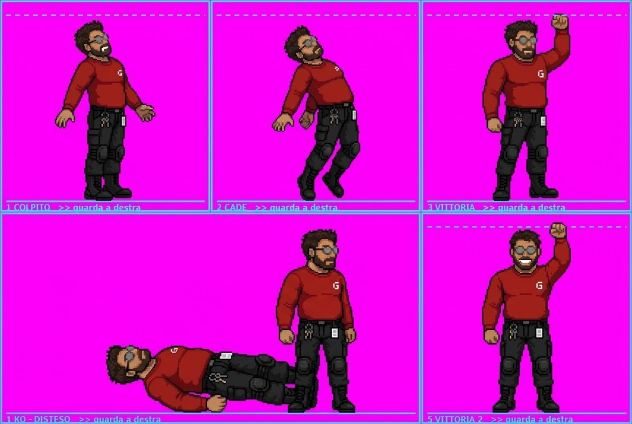
#> input picture assets/characters/beppe/sorgenti/IMG_5475.jpeg, 1264 x 848 px, given in place of beppe-special.png, which was not available (shown at 1/2 size)
$ python build_beppe_special.py
#> lines starting #> are read from the running program, lines starting #| are printed output that depends on the picture; after the words box and inside, x2 and y2 are one past the last pixel; in counts of white or black regions, pixels touching at a corner belong together
### tools/spritekey.py
import numpy as np
from PIL import Image
from scipy import ndimage as nd
def key(path):
    a=np.asarray(Image.open(path).convert('RGB')).astype(np.float32)
    R,G,B=a[...,0],a[...,1],a[...,2]
    m=np.minimum(R,B)-G
    al=np.clip(1-(m-35)/70,0,1)
    s=np.clip(m,0,None)
    out=np.empty(a.shape[:2]+(4,),np.float32)
    out[...,0]=np.clip(R-s,0,255);out[...,1]=G;out[...,2]=np.clip(B-s,0,255);out[...,3]=al*255
    return out
# [14 lines left out: function segs, not called in this run]
def figures(out,minarea=3000):
    msk=out[...,3]>40
    dil=nd.binary_dilation(msk,iterations=3)
    lab,n=nd.label(dil)
    objs=nd.find_objects(lab)
    areas=nd.sum(msk,lab,range(1,n+1))
    big=[i+1 for i in range(n) if areas[i]>=minarea and (objs[i][1].stop-objs[i][1].start)>20 and (objs[i][0].stop-objs[i][0].start)>20]
    cen={b:nd.center_of_mass(msk,lab,b) for b in big}
    assign=np.zeros(n+1,int)
    for i in range(1,n+1):
        if i in big: assign[i]=i;continue
        if areas[i-1]<25: continue
        cy,cx=nd.center_of_mass(msk,lab,i)
        assign[i]=min(big,key=lambda b:(cen[b][0]-cy)**2+(cen[b][1]-cx)**2)
    lab2=assign[lab]
    figs=[]
    for b in big:
        m=(lab2==b)&dil
        ys,xs=np.where(m&msk)
        figs.append(dict(id=b,x0=xs.min(),x1=xs.max(),y0=ys.min(),y1=ys.max(),mask=m))
    figs.sort(key=lambda f:(f['x0']))
    return figs
def crop(out,f,pad=0):
    o=out.copy();o[...,3]*=f['mask']
    return o[f['y0']-pad:f['y1']+1+pad,f['x0']-pad:f['x1']+1+pad]

### tools/clean_white_residue.py
"""Toglie il bianco di sfondo residuo dagli sprite (bordini sul contorno e "buchi" di sfondo rimasti
chiusi tra braccia e busto), senza toccare il bianco del disegno (logo G, cartellino, riflessi).

Regola: si prende ogni zona di pixel chiari e poco saturi; la si rende trasparente se tocca la
trasparenza esterna oppure se e' racchiusa soprattutto dal contorno nero (= sfondo visto in un buco).
Una zona circondata da colori (rosso della maglia, grigio del cartellino) e' disegno e resta.

Uso: python3 tools/clean_white_residue.py assets/characters/beppe/*.png"""
import sys
import numpy as np
from PIL import Image
from scipy import ndimage as nd


def clean(path):
    im = np.asarray(Image.open(path).convert('RGBA')).astype(np.int32)
    R, G, B, A = (im[..., i] for i in range(4))
    mx, mn = np.maximum(np.maximum(R, G), B), np.minimum(np.minimum(R, G), B)
    light = (A > 0) & (mn > 165) & (mx - mn < 45)
    transparent = A < 20
    dark = (A > 128) & (mx < 70)
    lab, n = nd.label(light)
    remove = np.zeros_like(light)
    for i, sl in enumerate(nd.find_objects(lab), 1):
        y0, y1 = max(sl[0].start - 1, 0), sl[0].stop + 1
        x0, x1 = max(sl[1].start - 1, 0), sl[1].stop + 1
        comp = lab[y0:y1, x0:x1] == i
        ring = nd.binary_dilation(comp) & ~comp
        if not ring.any():
            continue
        touches_out = (transparent[y0:y1, x0:x1] & ring).any()
        dark_frac = (dark[y0:y1, x0:x1] & ring).sum() / ring.sum()
        if touches_out or dark_frac > 0.6:
            remove[y0:y1, x0:x1] |= comp
    out = im.copy()
    out[remove] = 0
    Image.fromarray(out.astype(np.uint8), 'RGBA').save(path, optimize=True)
    return int(remove.sum())


# [3 lines that do not run on import are left out]

### tools/build_beppe_special.py
"""Ricostruisce beppe-special.png con l'ordine naturale della mossa:
  0 afferra il bancale in piedi (assets/characters/beppe/sorgenti/Beppe_frame1special.jpeg, specchiato
    perche' gli sprite guardano a destra)
  1 tiene il bancale (2a cella del foglio attuale)
  2 lo spinge via (3a cella del foglio attuale): qui il gioco lancia il bancale
I tre frame vengono centrati sul busto (mediana dei pixel rossi della maglia), piedi sul bordo inferiore.
Rieseguibile: le celle 1 e 2 restano le stesse.  Uso: python3 tools/build_beppe_special.py"""
import os, sys
import numpy as np
from PIL import Image
sys.path.insert(0, os.path.dirname(__file__))
from spritekey import key, figures
from clean_white_residue import clean

SHEET = 'assets/characters/beppe/beppe-special.png'
SRC = 'assets/characters/beppe/sorgenti/Beppe_frame1special.jpeg'
K = 0.35  # testa della stessa grandezza degli altri frame di Beppe


def trim(p):
    ys, xs = np.where(p[..., 3] > 8)
    return p[ys.min():ys.max() + 1, xs.min():xs.max() + 1]


def torso_x(p):
    red = (p[..., 3] > 128) & (p[..., 0] > 100) & (p[..., 0] > 2.2 * p[..., 1]) & (p[..., 0] > 2.2 * p[..., 2])
    return float(np.median(np.where(red)[1]))


cur = np.asarray(Image.open(SHEET).convert('RGBA')).astype(np.float32)
cw = cur.shape[1] // 3
#> cw = 421
hold, push = trim(cur[:, cw:2 * cw]), trim(cur[:, 2 * cw:])

o = key(SRC)
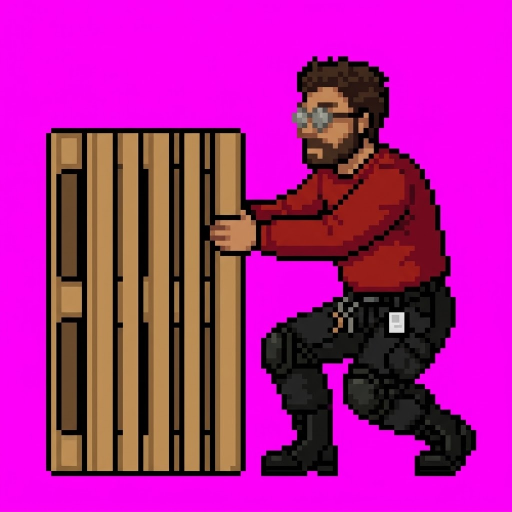
#> input picture assets/characters/beppe/sorgenti/Beppe_frame1special.jpeg, 1024 x 1024 px, found by its file name (shown at 1/2 size)
f = max(figures(o), key=lambda f: (f['x1'] - f['x0']) * (f['y1'] - f['y0']))
#> in figures, `msk=out[...,3]>40`:
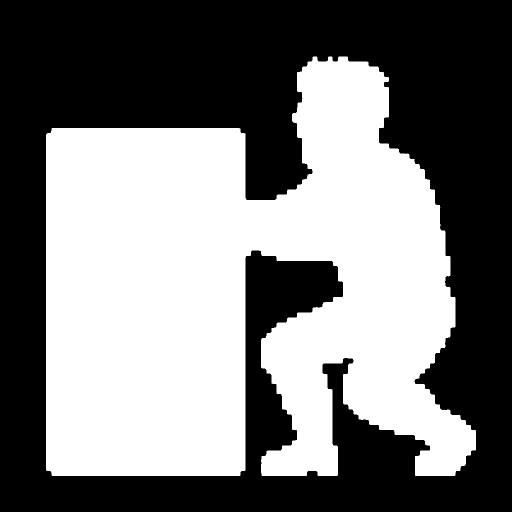
#> msk: shape (1024, 1024) bool (shown at 1/2 size); 47.4% white; 1 white region, box (x1, y1, x2, y2) and area: (92, 113, 952, 952) 497348
#> in figures, `dil=nd.binary_dilation(msk,iterations=3)`: dil: shape (1024, 1024) bool; 49% white; 1 white region, box (x1, y1, x2, y2) and area: (89, 110, 955, 955) 514202
#> in figures, `lab,n=nd.label(dil)`: n = 1
#> in figures, `objs=nd.find_objects(lab)`: objs = 1 item
#> in figures, `areas=nd.sum(msk,lab,range(1,n+1))`: areas = [497348]
#> in figures, `big=[i+1 for i in range(n) if areas[i]>=minarea and (objs[i][1].stop-o..`: big = [1]
#> in figures, `cen={b:nd.center_of_mass(msk,lab,b) for b in big}`: cen = {1: (583.6, 479.7)}
#> after the loop in figures, `for i in range(1,n+1):`: assign = [0, 1]
#> the loop in figures, `for b in big:` made 1 pass
#> after the loop in figures, `for b in big:`: figs = 1 item
#> f = 6 items
c = o[f['y0']:f['y1'] + 1, f['x0']:f['x1'] + 1].copy()
c[..., 3] *= f['mask'][f['y0']:f['y1'] + 1, f['x0']:f['x1'] + 1]
a = c[..., 3:4] / 255.0
#> a: shape (839, 860, 1) float32
im = Image.fromarray(np.clip(np.concatenate([c[..., :3] * a, c[..., 3:4]], -1), 0, 255).astype(np.uint8), 'RGBA')
im = im.transpose(Image.FLIP_LEFT_RIGHT).resize((round(c.shape[1] * K), round(c.shape[0] * K)), Image.LANCZOS)
#> im: PIL image 301x294 RGBA
r = np.asarray(im).astype(np.float32)
al = r[..., 3:4]
#> al: shape (294, 301, 1) float32
r = np.concatenate([np.where(al > 0, r[..., :3] * 255 / np.maximum(al, 1), 0), al], -1)
r[r[..., 3] < 8] = 0
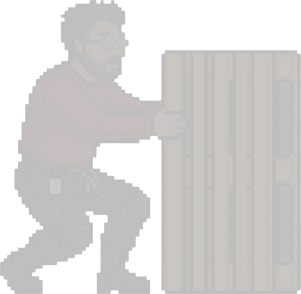
#> r: shape (294, 301, 4) float32; mean R, G, B, A 63.6, 41.5, 27.7, 174.7; transparent parts drawn white
grab = trim(r)

frames = [grab, hold, push]
half = int(max(max(torso_x(p), p.shape[1] - torso_x(p)) for p in frames)) + 3
#> in torso_x, `red = (p[..., 3] > 128) & (p[..., 0] > 100) & (p[..., 0] > 2.2 * p[.....`: red: shape (294, 301) bool; 5.1% white; 13 white regions (7 under 20 px), largest, box (x1, y1, x2, y2) and area: (49, 67, 144, 134) 2523, (39, 128, 93, 162) 1212, (110, 82, 134, 108) 321, (86, 82, 108, 105) 280, (132, 101, 151, 111) 90, (146, 119, 150, 133) 56
#> in torso_x (call 3), `red = (p[..., 3] > 128) & (p[..., 0] > 100) & (p[..., 0] > 2.2 * p[.....`: red: shape (848, 421) bool; 5.3% white; 12 white regions (9 under 20 px), largest, box (x1, y1, x2, y2) and area: (133, 534, 282, 658) 11442, (147, 123, 283, 229) 7451, (271, 648, 282, 656) 54
#> in torso_x (call 5), `red = (p[..., 3] > 128) & (p[..., 0] > 100) & (p[..., 0] > 2.2 * p[.....`:
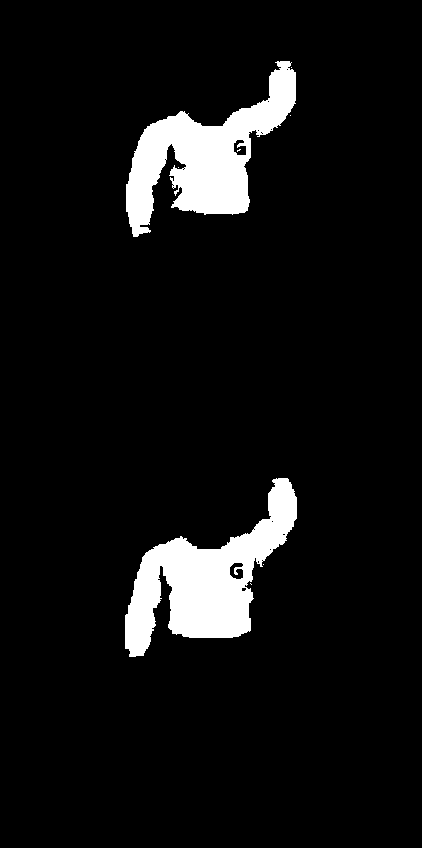
#> red: shape (848, 422) bool; 6.9% white; 8 white regions (6 under 20 px), largest, box (x1, y1, x2, y2) and area: (125, 478, 297, 657) 12714, (126, 61, 296, 237) 12096
#> half = 223
H = max(p.shape[0] for p in frames) + 5
#> H = 853
out = np.zeros((H, 2 * half * 3, 4), np.float32)
for i, p in enumerate(frames):
    x = i * 2 * half + int(round(half - torso_x(p)))
    out[H - 2 - p.shape[0]:H - 2, x:x + p.shape[1]] = p
#> this loop made 3 passes
#> x on passes 1 to 3: 142, 458, 909
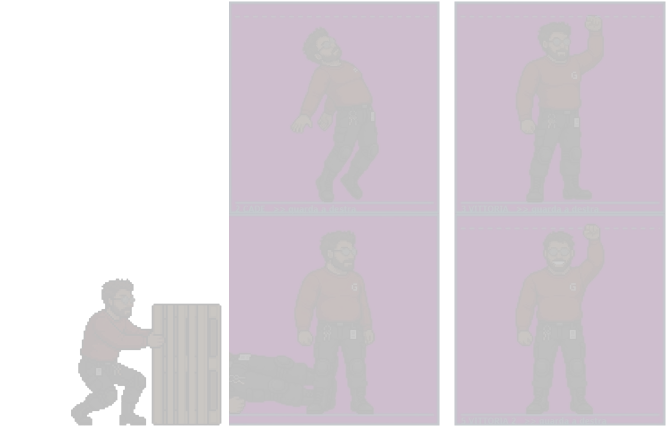
#> out: shape (853, 1338, 4) float32 (shown at 1/2 size); mean R, G, B, A 132.6, 14.7, 126.5, 173.9; transparent parts drawn white
Image.fromarray(np.clip(out, 0, 255).astype(np.uint8), 'RGBA').save(SHEET, optimize=True)
print('celle', 2 * half, 'x', H, '- bianco residuo tolto:', clean(SHEET))
#> in clean, `R, G, B, A = (im[..., i] for i in range(4))`:
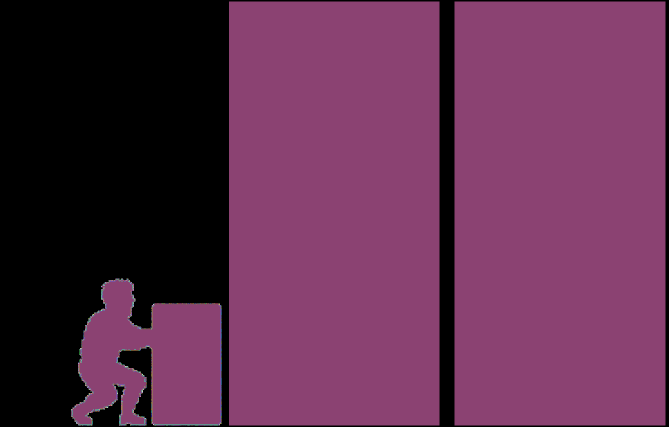
#> A: shape (853, 1338) int32 (shown at 1/2 size); 247 distinct labels, from 0 to 255; one colour per label, 0 black
#> in clean, `light = (A > 0) & (mn > 165) & (mx - mn < 45)`: light: shape (853, 1338) bool; 0.11% white; 36 white regions (27 under 20 px), largest, box (x1, y1, x2, y2) and area: (477, 709, 501, 720) 230, (1140, 660, 1151, 678) 185, (701, 660, 712, 678) 181
#> in clean, `transparent = A < 20`: transparent: shape (853, 1338) bool; 32% white; 1 white region, box (x1, y1, x2, y2) and area: (0, 0, 1338, 853) 364974
#> in clean, `dark = (A > 128) & (mx < 70)`: dark: shape (853, 1338) bool; 9.8% white; 282 white regions (228 under 20 px), largest, box (x1, y1, x2, y2) and area: (458, 607, 747, 828) 30115, (142, 557, 439, 851) 26259, (1053, 636, 1185, 828) 14455
#> in clean, `lab, n = nd.label(light)`: lab: shape (853, 1338) int32; 38 distinct labels, from 0 to 37
#> in clean, `lab, n = nd.label(light)`: n = 37
#> the loop in clean, `for i, sl in enumerate(nd.find_objects(lab), 1):` made 37 passes
#> (y0, y1, x0, x1, touches_out, dark_frac) on passes 1 to 12: (32, 35, 1180, 1184, False, 0), (32, 35, 1190, 1196, False, 0), (136, 140, 709, 713, False, 0), (138, 141, 707, 710, False, 0), (138, 142, 711, 716, False, 0.125), (152, 157, 1150, 1155, False, 0), (224, 243, 742, 749, False, 0.069), (235, 238, 705, 708, False, 0), (236, 255, 1148, 1159, False, 0.258), (522, 530, 1104, 1130, False, 0.536), (566, 570, 706, 715, False, 0), (566, 570, 1142, 1152, False, 0)
#> after the loop in clean, `for i, sl in enumerate(nd.find_objects(lab), 1):`:
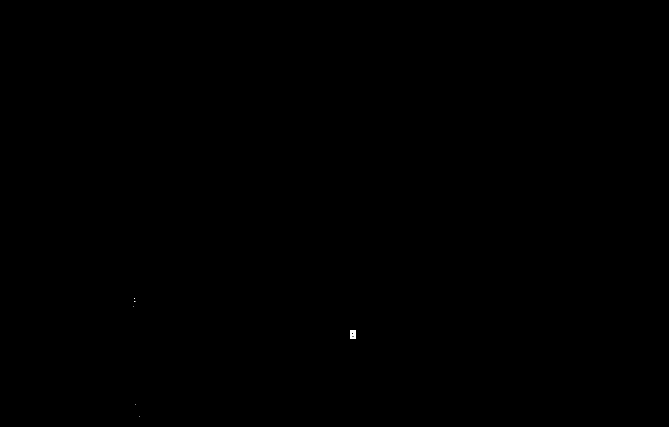
#> remove: shape (853, 1338) bool (shown at 1/2 size); 0.02% white; 6 white regions (5 under 20 px), largest, box (x1, y1, x2, y2) and area: (701, 660, 712, 678) 181
#| celle 446 x 853 - bianco residuo tolto: 189
